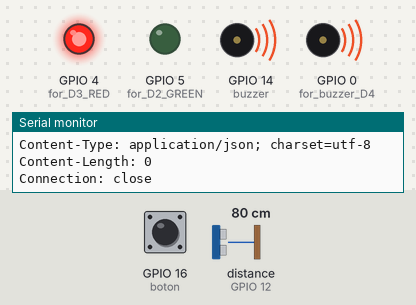
A sketch run on a simulated ESP8266 (NodeMCU). Shown: output pins drawn as LEDs (lit = HIGH), buzzer (waves = sounding, pin HIGH), the last lines printed to the serial monitor. Wiring (inferred from the names in the program): ultrasonic range finder: trigger GPIO 13; echo GPIO 12. Inputs (shaded band) come from the test bench; at power-on: distance to the obstacle (sensor on GPIO 12) 80 cm, GPIO 16 (boton) LOW. The echo pulse lasts 58.3 µs per cm; WiFi joins after 1.5 s; servers stay silent unless stated; uploads are accepted with an empty reply; pins used as bus, display or sensor lines are not drawn.

Above: at 2.7 s.
2.8 s: distance to the obstacle (sensor on GPIO 12) set to 145 cm
6.1 s: distance to the obstacle (sensor on GPIO 12) set to 155 cm
At 7.5 s:
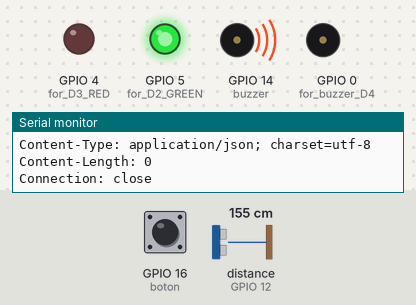
8.2 s: GPIO 16 (boton) pulled HIGH for 1.85 s
At 12.0 s:
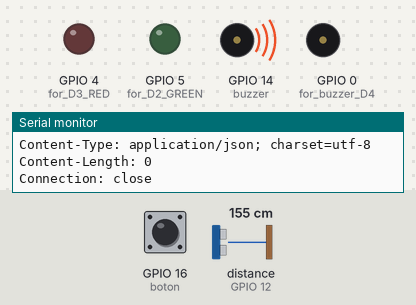
12.7 s: GPIO 16 (boton) pulled HIGH for 3.2 s
At 19.5 s:
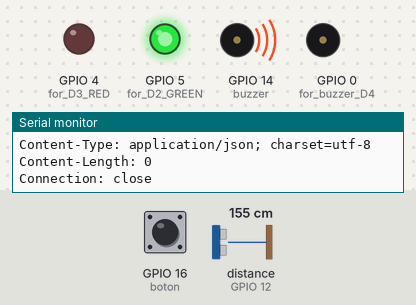
20.2 s: distance to the obstacle (sensor on GPIO 12) set to 2 cm
At 21.6 s:
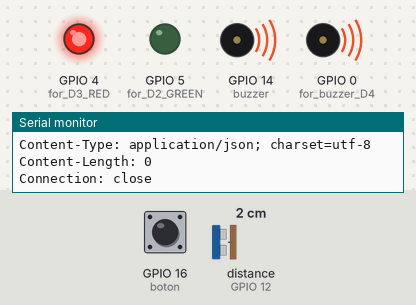
Timing chart, 0 to 23.2 s (numbered marks = the images above; inputs shaded):
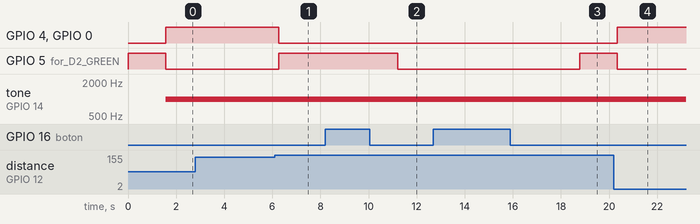

Measured:
- the behaviour switches between 149 and 150 cm on distance to the obstacle (sensor on GPIO 12) (found by bisection; images 0 and 1)
- after the input at 6.1 s, GPIO 4 (for_D3_RED), GPIO 0 (for_buzzer_D4): HIGH → LOW after 0.17 s; GPIO 5 (for_D2_GREEN): LOW → HIGH after 0.17 s
- after the input at 8.2 s, GPIO 5 (for_D2_GREEN): HIGH → LOW after 3.0 s
- after the input at 12.7 s, GPIO 5 (for_D2_GREEN): LOW → HIGH after 6.1 s
- after the input at 20.2 s, GPIO 4 (for_D3_RED), GPIO 0 (for_buzzer_D4): LOW → HIGH after 0.13 s; GPIO 5 (for_D2_GREEN): HIGH → LOW after 0.13 s

The sketch:

Plant1.ino
```cpp
#include "ESP8266WiFi.h"

char flag = 0;
int boton = 16;
byte last = LOW;
byte led = HIGH;
int trigPin = 13;
int echoPin = 12;
int buzzer = 14;
long duration, cm;
unsigned long time0 = 40;
unsigned long time1 = 0;

// WiFi parameters
                    const char* ssid = "AndroidAPA1A3";
                    const char* password = "alnoataz123";

  String thingName="group4-RobotCare_Dweet";

const char* host = "dweet.io";


  String arrayVariableNames[]={"ONE","TWO","THREE","FOUR"};//THIS WAY WE REFER TO EACH VARIABLE AS AN INDEX IN THIS GLOBAL ARRAY. arrayVariableNames[0]="UNO"
  int   arrayVariableValues[]={1,2,3,4};
//int numberVariables=sizeof(arrayVariableValues)/sizeof(arrayVariableValues[0]);//tells the number of arguments inside each array
//////////////////////////////

void setup() {

  pinMode(16,INPUT);
  pinMode(5, OUTPUT);   //for D2 GREEN
  pinMode(4, OUTPUT);   //for D3 RED
  pinMode(0, OUTPUT);   //for buzzer D4
  pinMode(trigPin,OUTPUT);
  pinMode(echoPin,INPUT);
  pinMode(14,OUTPUT);
  Serial.begin(9600);
  digitalWrite(0, LOW);
  digitalWrite(4, LOW);
  digitalWrite(5, HIGH);

  Serial.begin(9600);
///////////wifi things
  // We start by connecting to a WiFi network
  Serial.println();
  Serial.println();
  Serial.print("Connecting to ");
  Serial.println(ssid);
  //initialice and connect to wifi lan
  WiFi.begin(ssid, password);
  int retries = 0;
  while ((WiFi.status() != WL_CONNECTED) && (retries < 15)) {
    retries++;
    delay(500);
    Serial.print(".");
  }
  if(retries>14){
        Serial.println(F("WiFi conection FAILED"));
  }
  if (WiFi.status() == WL_CONNECTED) {
  Serial.println(F("WiFi connected"));
  Serial.println("IP address: ");
  Serial.println(WiFi.localIP());
  Serial.println(F("======================================================"));
  }

   Serial.println(F("Setup ready"));


}

void loop() {

//arrayVariableValues[0]=cm;//this is how you change values of the variables
//arrayVariableValues[1]=0;
//arrayVariableValues[2]=0;
//arrayVariableValues[3]=1;

arrayVariableNames[0]="Distance";//this is how you change the name of the variable( veinticinco=25)
arrayVariableNames[1]="Buzzer";
arrayVariableNames[2]="Light_1";
arrayVariableNames[3]="Light_2";
sensing();
bottom();
dweetdata();//upload it
}

void dweetdata(){//connects TCP,sends dweet,drops connection, prints the server response on the console
  // Use WiFiClient class to create TCP connections
  WiFiClient client;
  const int httpPort = 80;
  if (!client.connect(host, httpPort)) {
    Serial.println("connection failed");
    return;
  }

    client.print(GetDweetStringHttpBuilder());

  delay(10);//slow doown ...stability stuff

  // Read all the lines of the reply from dweet server and print them to Serial
  while(client.available()){
    String line = client.readStringUntil('\r');
    Serial.print(line);
  }
  //just display ending conection on the serial port
  Serial.println();
  Serial.println("closing connection");

}

String GetDweetStringHttpBuilder() {
  int i=0;
  int numberVariables=sizeof(arrayVariableValues)/sizeof(arrayVariableValues[0]);//tells the number of arguments inside each array
  String dweetHttpGet="GET /dweet/for/";//initial empty get request
  dweetHttpGet=dweetHttpGet+String(thingName)+"?";//start concatenating the thing name (dweet.io)

  for(i=0;i<(numberVariables);i++){//concatenate all the variable names and values
   if(i==numberVariables-1){
    dweetHttpGet=dweetHttpGet + String(arrayVariableNames[i]) + "="+ String( arrayVariableValues[i]);//the lastone doesnt have a "&" at the end

   }
   else
    dweetHttpGet=dweetHttpGet + String(arrayVariableNames[i]) + "="+ String( arrayVariableValues[i]) + "&";
  }
 dweetHttpGet=dweetHttpGet+" HTTP/1.1\r\n"+
                  "Host: " +
                    host +
                  "\r\n" +
                  "Connection: close\r\n\r\n";

  return dweetHttpGet;//this is our freshly made http string request
}

void sensing() {
  // put your main code here, to run repeatedly:
  if (flag == 0){
  digitalWrite(trigPin,LOW);
  delayMicroseconds(5);
  digitalWrite(trigPin,HIGH);
  delayMicroseconds(10);
  digitalWrite(trigPin,LOW);

  duration = pulseIn(echoPin,HIGH);

  cm = (duration/2)/29.1;
  Serial.print(cm);
  Serial.print("cm");
  Serial.println();
  arrayVariableValues[0]=cm;
  digitalWrite(buzzer,LOW);
  arrayVariableValues[1]=0;

    if(cm<150)
    {
      Serial.print("WARNING");
      Serial.println();
      //digitalWrite(buzzer,HIGH);
      tone(buzzer,1000);
      digitalWrite(0, HIGH);
      digitalWrite(4, HIGH);
      digitalWrite(5, LOW);
      arrayVariableValues[1]=1;
      arrayVariableValues[2]=1;
      arrayVariableValues[3]=1;
    }
    else{
      digitalWrite(0, LOW);
      digitalWrite(4, LOW);
      digitalWrite(5, HIGH);
      arrayVariableValues[2]=0;
      arrayVariableValues[3]=1;
    }
  delay(250);
  }
  else if (flag == 1){
    digitalWrite(trigPin,LOW);
    digitalWrite(buzzer,LOW);
    digitalWrite(0, LOW);
    digitalWrite(4, LOW);
    digitalWrite(5, LOW);
    arrayVariableValues[1]=0;
    arrayVariableValues[2]=0;
    arrayVariableValues[3]=0;
    delay(250);
  }
}

void bottom() {
  // put your main code here, to run repeatedly:
  if((millis()-time0)>time1){
    byte button = digitalRead(boton);
    if(button != last)
    {
      last = button;
      if(button == LOW)
      {
        led = (led == HIGH) ? LOW : HIGH;
        digitalWrite(4,LOW);
        digitalWrite(0,LOW);
        digitalWrite(5,LOW);
        arrayVariableValues[2]=0;
        arrayVariableValues[3]=0;
        if (led == LOW){
          flag = 1;
        }
        else{
          flag = 0;
        }
      }
    }
  }
}
```
